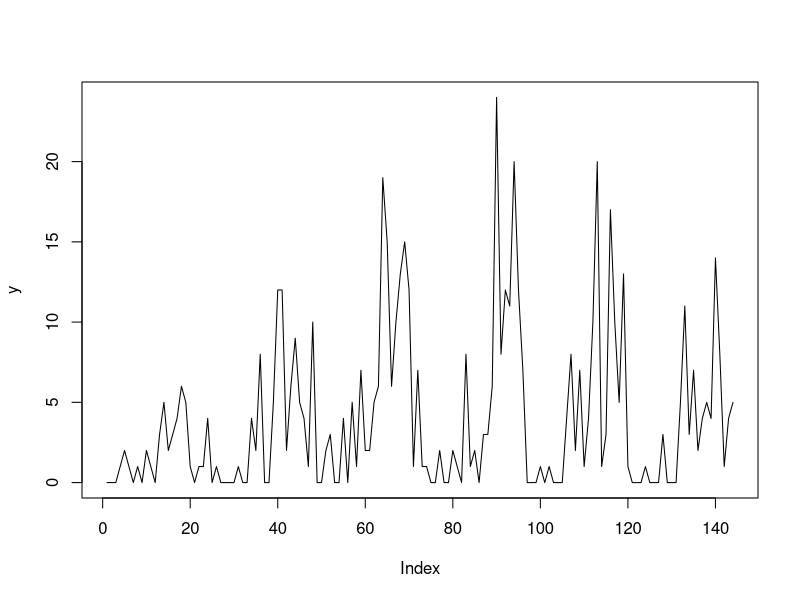

Write R code to recreate this figure. (Note: this script raises an error after producing the figure.)
# Simulate a seasonal smooth and some autocorrelated, Tweedie distributed discrete random variates
season <- rep(seq(1, 24), 6)
mean_func = function(x){
  0.1 + x * 0.01 + sin(0.1 * x) - cos(-0.15 * x)
}
set.seed(15)
y = rpois(length(season),
          lambda = mgcv::rTweedie(mu = exp(-0.9 + mean_func(season) +
                                             cumsum(rnorm(length(season), sd = 0.075))),
                                  p = 1.5, phi = 1.1))
plot(y, type = 'l')

# Split data into training and testing
data_train <-
  data.frame(y = y[1:125],
             season = season[1:125],
             time = 1:125)
data_test <-
  data.frame(y = y[126:length(season)],
             season = season[126:length(season)],
             time = 126:length(season))

# Fit dynamic GAMs
# Poisson model
mod1 <- mvjagam(data_train = data_train,
                data_test = data_test,
                formula = y ~ s(season, k = 15, bs = 'cc') +
                  s(time, k = 8, bs = 'gp'),
                knots = list(season = c(0.5, 24.5)),
                family = 'poisson',
                trend_model = 'AR1',
                chains = 4,
                burnin = 6000)

# Negative binomial model
mod2 <- mvjagam(data_train = data_train,
                data_test = data_test,
                formula = y ~ s(season, k = 15, bs = 'cc') +
                  s(time, k = 8, bs = 'gp'),
                knots = list(season = c(0.5, 24.5)),
                family = 'nb',
                trend_model = 'AR1',
                chains = 4,
                burnin = 6000)

# Tweedie model
mod3 <- mvjagam(data_train = data_train,
                data_test = data_test,
                formula = y ~ s(season, k = 15, bs = 'cc') +
                  s(time, k = 8, bs = 'gp'),
                knots = list(season = c(0.5, 24.5)),
                family = 'tw',
                trend_model = 'AR1',
                chains = 4,
                burnin = 12000)

# Examine DS residual distributions
plot_mvgam_resids(mod1)
plot_mvgam_resids(mod2)
plot_mvgam_resids(mod3)

# Examine out of sample forecast distributions
plot_mvgam_fc(mod1, data_test = data_test)
plot_mvgam_fc(mod2, data_test = data_test)
plot_mvgam_fc(mod3, data_test = data_test)

# Examine estimated temporal processes
# Examine out of sample forecast distributions
plot_mvgam_trend(mod1, data_test = data_test)
plot_mvgam_trend(mod2, data_test = data_test)
plot_mvgam_trend(mod3, data_test = data_test)

# Examine estimated smooth functions
plot_mvgam_smooth(object = mod1, series = 1,
                  smooth = 'season', residuals = T)
plot_mvgam_smooth(object = mod2, series = 1,
                  smooth = 'season', residuals = T)
plot_mvgam_smooth(object = mod3, series = 1,
                  smooth = 'season', residuals = T)


# Testing the particle filtering and compare_mvgam functions
pfilter_mvgam_init(object = mod3, n_particles = 5000,
                   n_cores = 4, data_assim = data_test)

pfilter_mvgam_online(data_assim = data_test[1:5,],
                     n_cores = 4, kernel_lambda = 1)

fc <- pfilter_mvgam_fc(file_path = "pfilter",
                       n_cores = 4, data_test = data_test)
fc$series1()
unlink('pfilter', recursive = T, force = T)

compare_mvgams(model1 = mod1, model2 = mod3,
               fc_horizon = 6, n_evaluations = 25, n_cores = 4)

